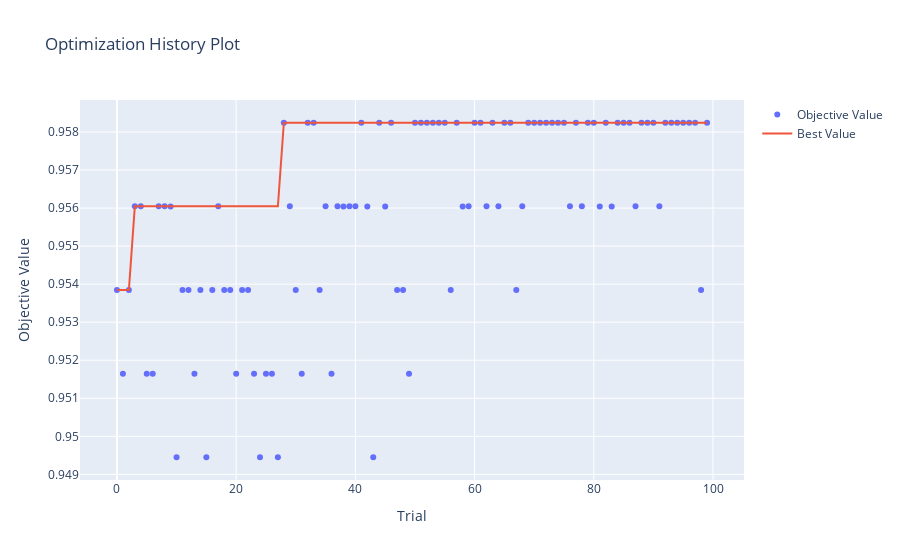

The notebook cell this image was saved under:
### Markdown cell above
### Optuna Visualizations: Understanding the Optimization Process

Optuna provides powerful visualization tools that help us understand how the optimization process works and which parameters are most important. These visualizations demonstrate why Optuna is more efficient than random or grid search.

### Code cell
# 1. Optimization History: Shows how the objective value improved over trials
print("=== Optimization History ===")
print("This plot shows how Optuna improved the objective value over time.")
print("Notice how it quickly finds good solutions and continues to refine them.\n")

fig_history = plot_optimization_history(study_rf)
fig_history.show()
